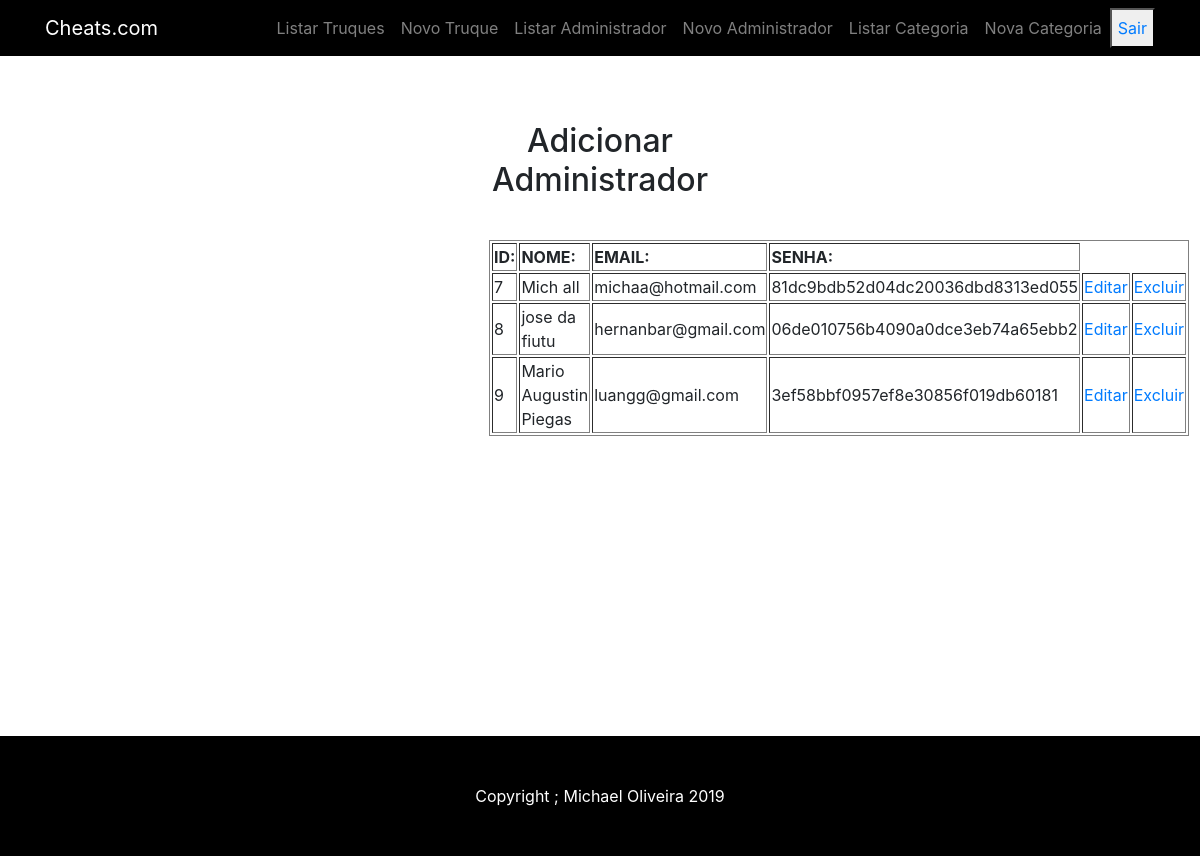
The page /adm/listaradm.php (signed in) on the database its author committed.
### tables this page shows
CREATE TABLE `admis` (
  `id_admis` int(11) NOT NULL,
  `nome` varchar(100) NOT NULL,
  `email` varchar(100) NOT NULL,
  `senha` varchar(100) NOT NULL
);

### class/adm.class.php (called while the page is built, shortened)
 <?php
 class adm {
		 private $conexao;
		 private $tabela;
		 public function __construct() {
            $this->conexao=mysqli_connect("localhost","root","","meubanc")	 or die ("erro na conexao")	;
		   $this->tabela = "admis";
		 }
		 public function __get($nome){
			 return $this->$nome;
		 }
		  public function listar() {
		     $sql = "SELECT * FROM $this->tabela";
		    $resultado = mysqli_query($this->conexao,$sql);
			$retorno = null;
			while ($res = mysqli_fetch_assoc($resultado) ) {
			  $objadm = new adm ();
		      $objadm->id_admis= $res['id_admis'];
	          $objadm->nome = $res['nome'];
              $objadm->email = $res['email'];
              $objadm->senha = $res['senha'];
				$retorno [] = $objadm;
			}
			   return $retorno;
		}
}
?>

### adm/listaradm.php (the view, shortened to what this page needs)
<?php
     include_once '../topo2.php';
     include_once '../class/adm.class.php';
	   $objadm = new adm();
              $listar= $objadm-> listar();
	?>
            <section id="about">
    <div class="container">
      <div class="row">
        <div class="col-lg-8 mx-auto">
		  <h2>Adicionar Administrador </h2>
	     <table border>
		     <thead>
	            <th> ID: </th>
	            <th> NOME: </th>
                <th> EMAIL: </th>
	            <th> SENHA: </th>
	         <thead>
			 <tbody>
	 <?php
             foreach($listar as $linha){
			     echo "<tr>";
				 echo "<td>" .$linha->id_admis."</td>";
	             echo "<td>".$linha->nome ."</td>";
				 echo "<td>" .$linha->email."</td>";
			     echo "<td>" .$linha->senha."</td>";
				 echo "<td><a href='editar.php?id_admis=".$linha->id_admis."'>Editar</a></td>";
				 echo "<td><a href='excluir.php?id_admis=".$linha->id_admis."'>Excluir</a></td>";
			    echo"</tr>";
			 }
?>
          </tbody>
		  </table>
		   </div>
      </div>
    </div>
  </section>
		 <?php
							  include_once '../rodape2.php';          ?>

### estilo.css (style rules this page uses)
h2 { text-align: center; margin-top: -48% ; }
table { border-collapse:separate; margin-left: 20%; margin-top: 11%; border-style: groove; }
#about { padding:300px; }

### rows shown on the page
admis: id_admis "7", nome "Mich all", email "michaa@hotmail.com", senha "81dc9bdb52d04dc20036dbd8313ed055"
admis: id_admis "8", nome "jose da fiutu", email "hernanbar@gmail.com", senha "06de010756b4090a0dce3eb74a65ebb2"
admis: id_admis "9", nome "Mario Augustin Piegas", email "luangg@gmail.com", senha "3ef58bbf0957ef8e30856f019db60181"
